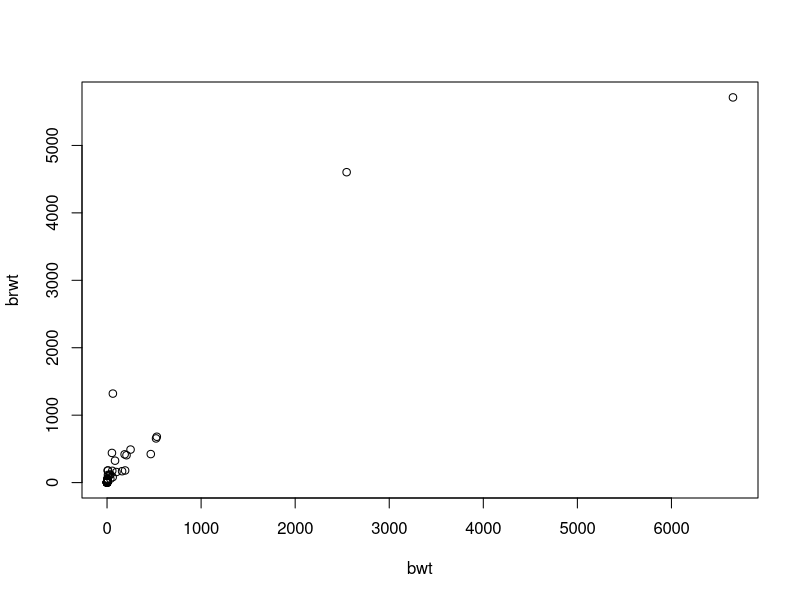
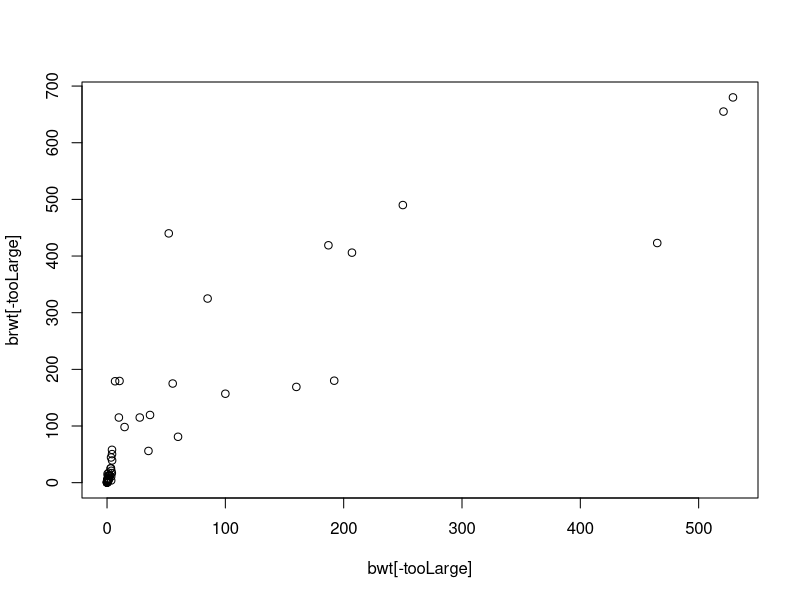
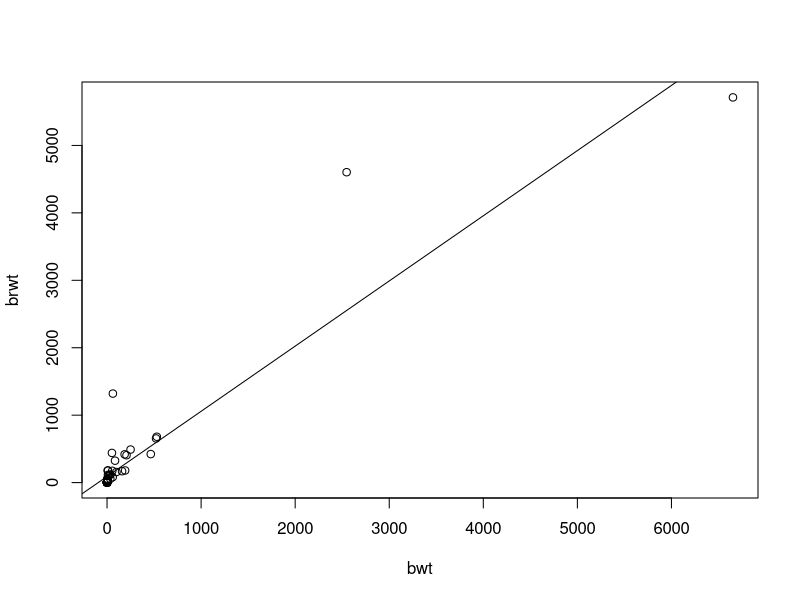

Recreate these plots in R, in order.
#setwd("~/Documents/RStudio/TMS150 - Stochastic Data Processing/AssignmentA1")
setwd("~/Documents/TMS150-Statistical-Data-Processing/AssignmentA1")

# Response variable y = brwt = brain weight
# Covariate x = bwt = body weight

# Exercise 1 ----
sleeptab <- read.table('sleeptab.dat',header=TRUE) # loads the dataset
# the option header = TRUE tells R that the first row
# contains the variables names
attach(sleeptab) # this way you can access the variables by name
# Inspect the data:
head(sleeptab)

# 1.1
#png("figures/Ex1_1.png")
plot(bwt, brwt)
#dev.off()

# 1.2
tooLarge <- which(brwt>1000)
Species_of_animal[tooLarge]
# "Africanelephant" "Asianelephant" "Man"
brwt[tooLarge]
# 5712 4603 1320

#png("figures/Ex1_2.png")
plot(bwt[-tooLarge], brwt[-tooLarge])
#dev.off()
# Very linear for the smallest values, but less so for the largest.
# An increase in body weight does seem to increase the brain weight.

# 1.3 
# Linear fit by hand
# x = bwt
# y = brwt

# slope b1, formula from p 5 in recaplinear.pdf
b1 = sum((bwt-mean(bwt))*brwt) / sum((bwt-mean(bwt))^2)
#    sum( xi - mean(x)  * yi ) / sum((xi -mean( x ))^2)

# intercept b0
b0 = mean(brwt) - b1*mean(bwt)
#    mean( y  ) - b1*mean( x )

# Linear fit by 'lm'
sleepModel <- lm(brwt~bwt)
summary(sleepModel)
plot(bwt, brwt)
abline(sleepModel)

cat("Manual calc: \n", b0, b1,
    "\nUsing ´lm´:\n", sleepModel$coefficients)
# We get the same result when doing it manually and using the function, 
# which is good! 
# BUT using the function seems exponentially easier the more variables you have


# 1.4 
# The value b1 represent the slope, so an increase of 1 kg body weight correlate
# with an increase of 0.97 g brwt. This means that an 100 kg increase in body
# weight would lead, in average, to a 96 grams increase of brain weight.

# Exercise 2 ----





